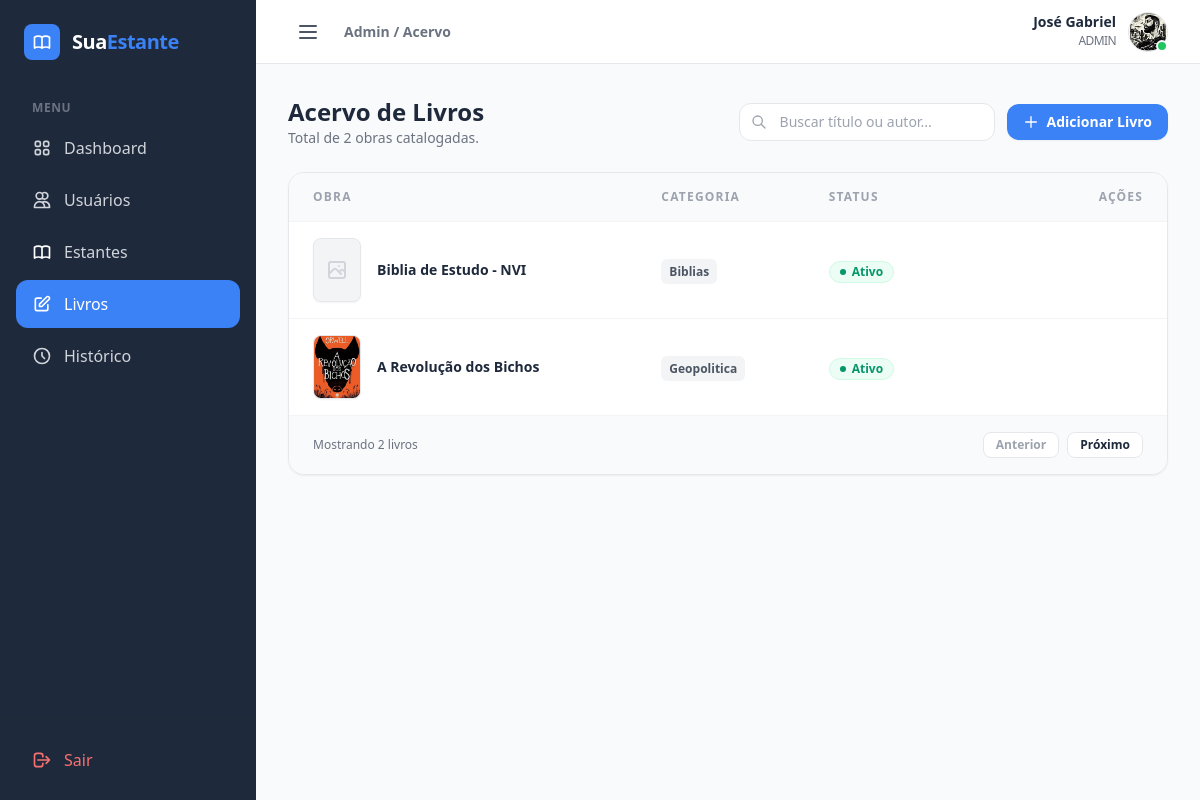
Screenshot of /admin/livros (signed in) with the database file from the repository.
### models/modelos.py (models this page shows)
class User(db.Model, UserMixin):
    id = db.Column(db.Integer, primary_key=True)
    name = db.Column(db.String(100), nullable=False)
    email = db.Column(db.String(120), nullable=False, unique=True)
    photo = db.Column(db.String(255), nullable=True)
    type_user = db.Column(db.Enum('admin', 'user', default='user')) # Admin ou User
    estado = db.Column(db.String(10), default='Ativo') # 'ativo' ou 'inativo'
    password_hash = db.Column(db.String(128), nullable=False)
    created_at = db.Column(db.DateTime, default=datetime.utcnow)
    estantes = db.relationship('Estante', backref='dono', lazy=True)

class Livro(db.Model):
    __tablename__ = 'livros'
    id = db.Column(db.Integer, primary_key=True)
    titulo = db.Column(db.String(200), nullable=False)
    capa = db.Column(db.String(255), nullable=True) #caminho da imagem...
    arquivo_path = db.Column(db.String(255), nullable=False) # Caminho do PDF
    favorito = db.Column(db.Boolean, default=False)
    estado = db.Column(db.String(10), default='Ativo') # 'ativo' ou 'inativo'
    estante_id = db.Column(db.Integer, db.ForeignKey('estantes.id'), nullable=False)
    user_id = db.Column(db.Integer, db.ForeignKey('user.id'), nullable=False)
    progresso = db.relationship('Progresso', backref='livro', uselist=False, cascade="all, delete-orphan")
    marcacoes = db.relationship('Marcacao', backref='livro', lazy=True)
    anotacoes = db.relationship('Anotacao', backref='livro', lazy=True)

class Estante(db.Model):
    __tablename__ = 'estantes'
    id = db.Column(db.Integer, primary_key=True)
    nome = db.Column(db.String(100), nullable=False)
    capa = db.Column(db.String(255), nullable=True) #caminho da imagem...
    estado = db.Column(db.String(10), default='Ativo') # 'ativo' ou 'inativo'
    user_id = db.Column(db.Integer, db.ForeignKey('user.id'), nullable=False)
    livros = db.relationship('Livro', backref='estante', lazy=True, cascade="all, delete-orphan")

### routes/admin.py (the view)
@admin_bp.route('/livros')
@admin_required
def list_books():
    books = Livro.query.all()
    return render_template('admin/books.html', books=books)

### decorador/decorador_adm.py (called while the page is built)
def admin_required(f):
    @wraps(f)
    def decorated_function(*args, **kwargs):
        if not current_user.is_authenticated or current_user.type_user != 'admin':
            abort(403) # Proibido
        return f(*args, **kwargs)
    return decorated_function

### models/modelos.py (called while the page is built)
@login_manager.user_loader
def load_user(user_id):
    return User.query.get(int(user_id))

### templates/admin/books.html (shortened to what this page needs)
{% extends "admin/base_adm.html" %}
{% block breadcrumb %}Admin / Acervo{% endblock %}
{% block dashboard_content %}
<div class="space-y-6">
    <div class="flex flex-col md:flex-row md:items-center justify-between gap-4">
        <div>
            <h1 class="text-2xl font-bold text-secondary">Acervo de Livros</h1>
            <p class="text-sm text-gray-500">Total de {{ books|length }} obras catalogadas.</p>
        </div>
        <div class="flex items-center gap-3">
            <div class="relative">
                <span class="absolute inset-y-0 left-0 pl-3 flex items-center text-gray-400">
                    <svg class="w-4 h-4" fill="none" stroke="currentColor" viewBox="0 0 24 24">
                        <path stroke-linecap="round" stroke-linejoin="round" stroke-width="2" d="M21 21l-6-6m2-5a7 7 0 11-14 0 7 7 0 0114 0z"></path>
                    </svg>
                </span>
                <input type="text" placeholder="Buscar título ou autor..."
                       class="pl-10 pr-4 py-2 bg-white border border-gray-200 rounded-xl text-sm focus:outline-none focus:ring-2 focus:ring-primary focus:border-transparent transition w-64">
            </div>
            <button class="bg-primary hover:bg-blue-600 text-white px-4 py-2 rounded-xl font-bold text-sm shadow-sm transition flex items-center gap-2">
                <svg class="w-4 h-4" fill="none" stroke="currentColor" viewBox="0 0 24 24"><path stroke-linecap="round" stroke-linejoin="round" stroke-width="2" d="M12 4v16m8-8H4"></path></svg>
                Adicionar Livro
            </button>
        </div>
    </div>
    <div class="bg-white rounded-2xl border border-gray-200 shadow-sm overflow-hidden">
        <div class="overflow-x-auto">
            <table class="w-full text-left border-collapse">
                <thead>
                    <tr class="bg-gray-50 border-b border-gray-100">
                        <th class="px-6 py-4 text-xs font-bold text-gray-400 uppercase tracking-widest">Obra</th>
                        <th class="px-6 py-4 text-xs font-bold text-gray-400 uppercase tracking-widest">Categoria</th>
                        <th class="px-6 py-4 text-xs font-bold text-gray-400 uppercase tracking-widest">Status</th>
                        <th class="px-6 py-4 text-xs font-bold text-gray-400 uppercase tracking-widest text-right">Ações</th>
                    </tr>
                </thead>
                <tbody class="divide-y divide-gray-100">
                    {% for book in books %}
                    <tr class="hover:bg-gray-50/50 transition-colors group">
                        <td class="px-6 py-4">
                            <div class="flex items-center gap-4">
                                <div class="flex-shrink-0 w-12 h-16 bg-gray-100 rounded-lg overflow-hidden border border-gray-200 shadow-sm">
                                    {% if book.capa %}
                                        <img src="{{ url_for('static', filename='uploads/capa_livro/' + book.capa) }}"
                                             class="w-full h-full object-cover">
                                    {% else %}
                                        <div class="w-full h-full flex items-center justify-center text-gray-300">
                                            <svg class="w-6 h-6" fill="none" stroke="currentColor" viewBox="0 0 24 24"><path stroke-linecap="round" stroke-linejoin="round" stroke-width="2" d="M4 16l4.586-4.586a2 2 0 012.828 0L16 16m-2-2l1.586-1.586a2 2 0 012.828 0L20 14m-6-6h.01M6 20h12a2 2 0 002-2V6a2 2 0 00-2-2H6a2 2 0 00-2 2v12a2 2 0 002 2z"></path></svg>
                                        </div>
                                    {% endif %}
                                </div>
                                <div>
                                    <p class="text-sm font-bold text-secondary group-hover:text-primary transition-colors leading-tight">{{ book.titulo }}</p>
                                </div>
                            </div>
                        </td>
                        <td class="px-6 py-4">
                            <span class="text-xs font-semibold text-gray-600 bg-gray-100 px-2 py-1 rounded-md">
                                {{ book.estante.nome }}
                            </span>
                        </td>
                        <td class="px-6 py-4">
                            {% if book.estado == 'Ativo' %}
                                <span class="inline-flex items-center gap-1.5 px-2.5 py-0.5 rounded-full text-xs font-bold bg-emerald-50 text-emerald-600 border border-emerald-100">
                                    <span class="w-1.5 h-1.5 rounded-full bg-emerald-600"></span>
                                    Ativo
                                </span>
                            {% else %}
                                <span class="inline-flex items-center gap-1.5 px-2.5 py-0.5 rounded-full text-xs font-bold bg-orange-50 text-orange-600 border border-orange-100">
                                    <span class="w-1.5 h-1.5 rounded-full bg-orange-600"></span>
                                    Inativo
                                </span>
                            {% endif %}
                        </td>
                        <td class="px-6 py-4 text-right">
                        </td>
                    </tr>
                    {% endfor %}
                </tbody>
            </table>
        </div>
        <div class="bg-gray-50 px-6 py-4 border-t border-gray-100 flex items-center justify-between">
            <p class="text-xs text-gray-500 font-medium">Mostrando {{ books|length }} livros</p>
            <div class="flex gap-2">
                <button class="px-3 py-1 bg-white border border-gray-200 rounded-lg text-xs font-bold text-gray-400 cursor-not-allowed transition hover:bg-gray-50">Anterior</button>
                <button class="px-3 py-1 bg-white border border-gray-200 rounded-lg text-xs font-bold text-secondary hover:bg-gray-50 transition">Próximo</button>
            </div>
        </div>
    </div>
</div>
{% endblock %}

### templates/admin/base_adm.html (shortened to what this page needs)
<!DOCTYPE html>
<html lang="pt-br">
<head>
    <script src="https://cdn.tailwindcss.com"></script>
</head>
<body class="bg-gray-50 font-sans antialiased" x-data="{ sidebarOpen: true }">
    <div class="flex h-screen overflow-hidden">
        <aside
            :class="sidebarOpen ? 'w-64' : 'w-20'"
            class="bg-secondary text-white hidden md:flex flex-col flex-shrink-0 transition-all duration-300 ease-in-out">
            <div class="p-6 flex items-center gap-3 overflow-hidden whitespace-nowrap">
                <div class="bg-primary p-2 rounded-lg flex-shrink-0">
                </div>
                <span x-show="sidebarOpen" x-transition.opacity class="text-xl font-bold tracking-tight text-white">
                    Sua<span class="text-primary">Estante</span>
                </span>
            </div>
            <nav class="flex-1 px-4 space-y-1 mt-4 overflow-hidden">
                <p x-show="sidebarOpen" class="px-4 text-xs font-semibold text-gray-500 uppercase tracking-wider mb-2">Menu</p>
                {% if current_user.type_user == 'admin' %}
                    <a href="{{ url_for('admin.admin_dashboard') }}" class="flex items-center gap-3 px-4 py-3 rounded-xl transition hover:bg-gray-800 text-gray-300 hover:text-white ">
                        <span x-show="sidebarOpen" x-transition.opacity>Dashboard</span>
                    </a>
                    <a href="{{ url_for('admin.list_users') }}" class="flex items-center gap-3 px-4 py-3 rounded-xl transition hover:bg-gray-800 text-gray-300 hover:text-white ">
                        <svg class="w-5 h-5 flex-shrink-0" fill="none" stroke="currentColor" viewBox="0 0 24 24"><path stroke-linecap="round" stroke-linejoin="round" stroke-width="2" d="M12 4.354a4 4 0 110 5.292M15 21H3v-1a6 6 0 0112 0v1zm0 0h6v-1a6 6 0 00-9-5.197M13 7a4 4 0 11-8 0 4 4 0 018 0z"></path></svg>
                        <span x-show="sidebarOpen" x-transition.opacity>Usuários</span>
                    </a>
                    <a href="{{ url_for('admin.list_estantes') }}" class="flex items-center gap-3 px-4 py-3 rounded-xl transition hover:bg-gray-800 text-gray-300 hover:text-white ">
                        <span x-show="sidebarOpen" x-transition.opacity>Estantes</span>
                    </a>
                    <a href="{{ url_for('admin.list_books') }}" class="flex items-center gap-3 px-4 py-3 rounded-xl transition hover:bg-gray-800 text-gray-300 hover:text-white {% if request.endpoint == 'admin.list_books' %} bg-primary !text-white {% endif %}">
                        <svg class="w-5 h-5 text-white" fill="none" stroke="currentColor" viewBox="0 0 24 24">
                            <path stroke-linecap="round" stroke-linejoin="round" stroke-width="2" d="M11 5H6a2 2 0 00-2 2v11a2 2 0 002 2h11a2 2 0 002-2v-5m-1.414-9.414a2 2 0 112.828 2.828L11.828 15H9v-2.828l8.586-8.586z"></path>
                        </svg>
                        <span x-show="sidebarOpen" x-transition.opacity>Livros</span>
                    </a>
                    <a href="{{ url_for('admin.list_histories') }}" class="flex items-center gap-3 px-4 py-3 rounded-xl transition hover:bg-gray-800 text-gray-300 hover:text-white ">
                        <svg class="w-5 h-5 flex-shrink-0" fill="none" stroke="currentColor" viewBox="0 0 24 24">
                            <path stroke-linecap="round" stroke-linejoin="round" stroke-width="2" d="M12 8v4l3 3m6-3a9 9 0 11-18 0 9 9 0 0118 0z"></path>
                        </svg>
                        <span x-show="sidebarOpen" x-transition.opacity>Histórico</span>
                    </a>
                {% endif %}
            </nav>
            <div class="p-4 border-t border-gray-800">
                <a href="{{ url_for('auth.logout') }}" class="flex items-center gap-3 px-4 py-3 rounded-xl text-red-400 hover:bg-red-500/10 transition">
                    <svg class="w-5 h-5 flex-shrink-0" fill="none" stroke="currentColor" viewBox="0 0 24 24"><path stroke-linecap="round" stroke-linejoin="round" stroke-width="2" d="M17 16l4-4m0 0l-4-4m4 4H7m6 4v1a3 3 0 01-3 3H6a3 3 0 01-3-3V7a3 3 0 013-3h4a3 3 0 013 3v1"></path></svg>
                    <span x-show="sidebarOpen" x-transition.opacity>Sair</span>
                </a>
            </div>
        </aside>
        <div class="flex-1 flex flex-col min-w-0 overflow-hidden">
            <header class="bg-white border-b border-gray-200 h-16 flex items-center justify-between px-8 flex-shrink-0">
                <div class="flex items-center gap-4">
                    <button @click="sidebarOpen = !sidebarOpen" class="p-2 rounded-lg hover:bg-gray-100 text-gray-600 transition-colors focus:outline-none">
                        <svg class="w-6 h-6" fill="none" stroke="currentColor" viewBox="0 0 24 24">
                            <path stroke-linecap="round" stroke-linejoin="round" stroke-width="2" d="M4 6h16M4 12h16M4 18h16"></path>
                        </svg>
                    </button>
                    <h2 class="text-sm font-semibold text-gray-500">{% block breadcrumb %}Admin / Início{% endblock %}</h2>
                </div>
                <div class="relative" x-data="{ open: false }">
                    <button @click="open = !open" @click.outside="open = false" class="flex items-center gap-3 focus:outline-none group">
                        <div class="text-right hidden sm:block">
                            <p class="text-sm font-bold text-secondary leading-none group-hover:text-primary transition">{{ current_user.name }}</p>
                            <p class="text-xs text-gray-500 mt-1 uppercase tracking-tighter">{{ current_user.type_user }}</p>
                        </div>
                        <div class="relative">
                            <a href="{{ url_for('user.perfil') }}">
                                {% if current_user.photo %}
                                    <img src="{{ url_for('static', filename='uploads/user/' + current_user.photo) }}" class="w-10 h-10 rounded-full object-cover border border-gray-200">
                                {% else %}
                                    <div class="w-10 h-10 rounded-full bg-primary flex items-center justify-center text-white font-bold">{{ current_user.name[0] | upper }}</div>
                                {% endif %}
                            </a>
                            <div class="absolute bottom-0 right-0 w-3 h-3 bg-green-500 border-2 border-white rounded-full"></div>
                        </div>
                    </button>
                    </div>
            </header>
            <main class="flex-1 overflow-y-auto p-8">
                {% block dashboard_content %}{% endblock %}
            </main>
        </div>
    </div>
</body>
</html>

### rows the page displays
User: name "José Gabriel", type_user "ADMIN", photo (picture)
Livro: titulo "Biblia de Estudo - NVI", estante.nome "Biblias", estado "Ativo" (drawn)
Livro: capa (picture), titulo "A Revolução dos Bichos", estante.nome "Geopolitica", estado "Ativo" (drawn)

### other values shown
{{ books|length }} "2"
